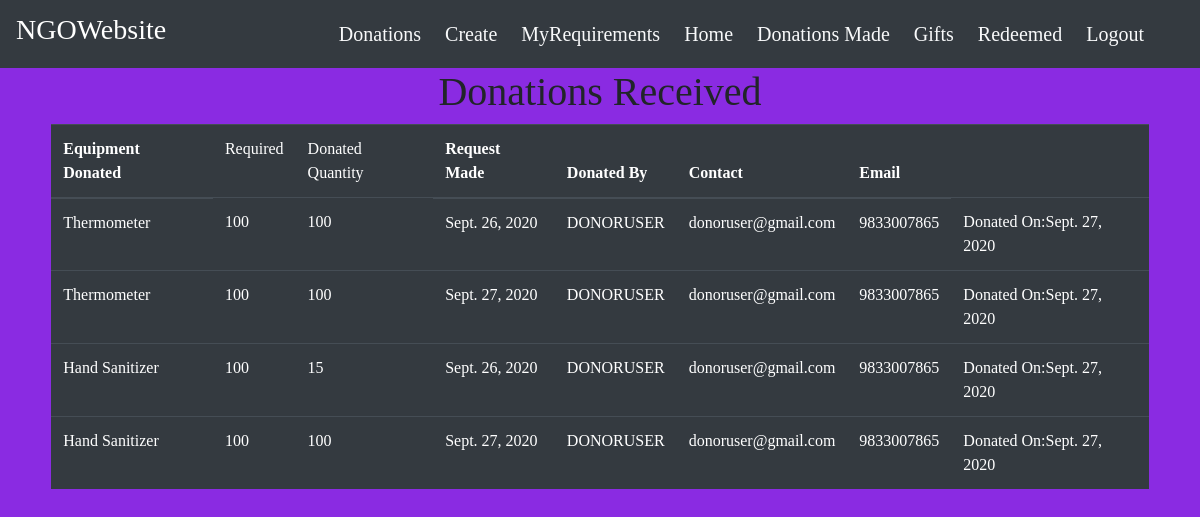
Page /donations_received/ (signed in) on the earlier database version.
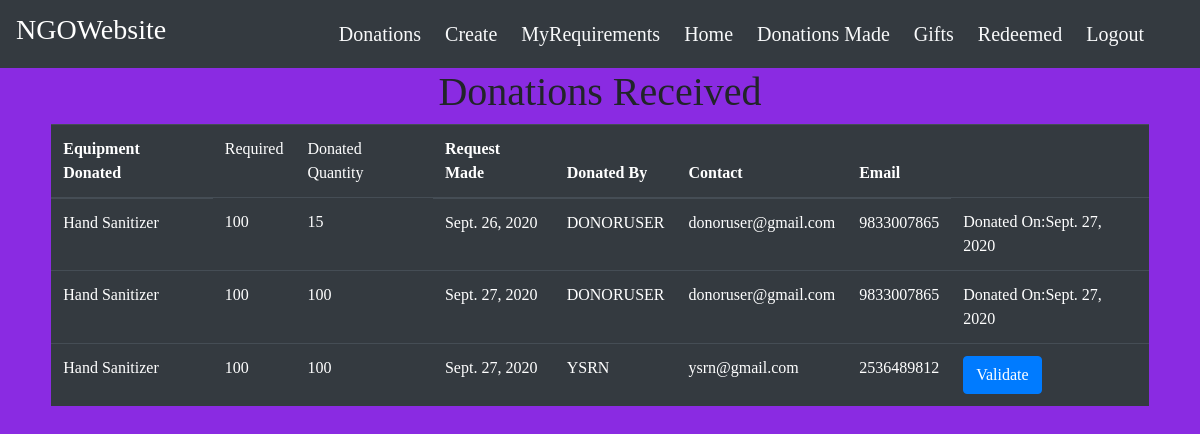
Same page on the later database version.
### main/models.py (models this page shows, shortened)
class Donations(models.Model):
    donated_by = models.ForeignKey(User, on_delete=models.CASCADE)
    equipment_donated = models.ForeignKey(Requirements, on_delete=models.CASCADE)
    quantity_donated = models.IntegerField(default=1)
    request_made = models.DateField(default=timezone.now)
    donated_on = models.DateField(default=timezone.now)
    validated = models.BooleanField(default=False)

class Requirements(models.Model):
    EQUIPMENTS = (
        ('Thermometer', 'Thermometer'),
        ('Oximeter', 'Oximeter'),
        ('KN95 Mask', 'KN95 Mask'),
        ('PPE Kit', 'PPE Kit'),
        ('3M Mask', '3M Mask'),
        ('Protective Goggles', 'Protective Goggles'),
        ('Hand Sanitizer', 'Hand Sanitizer'),
        ('Gloves', 'Gloves'),
        ('Face Shield', 'Face Shield'),
        ('Test Kit', 'Test Kit'),
        ('Ventilators', 'Ventilators'),
        ('Beds', 'Beds'),
        ('Medicines', 'Medicines'),
        ('Others', 'Others'),
    )
    created_by = models.ForeignKey(User, on_delete=models.CASCADE)
    equipments = models.CharField(max_length=32,choices=EQUIPMENTS, blank=False)
    quantity = models.IntegerField(default=1, blank=False)
    description = models.TextField(blank=True)
    reason = models.CharField(max_length=255,blank=False)
    required_by = models.DateTimeField(default=timezone.now)
    additional = models.CharField(max_length=255,blank=True)
    def __str__(self):
        return self.equipments

class User(AbstractUser):
    mobile_number = models.CharField(max_length=10)
    address = models.CharField(max_length=150)
    city =  models.CharField(max_length=50)
    pincode = models.CharField(max_length=10)
    is_NGO = models.BooleanField(default=False)
    is_Donor = models.BooleanField(default=False)
    credit = models.IntegerField(default=0)

### main/decorators.py (the view)
    def wrapper_func(request, *args, **kwargs):
        user = request.user
        if user.is_NGO:
            return view_func(request, *args, **kwargs)
        else:
            return redirect('/')

### main/views.py (called while the page is built)
@login_required
@ngo_required
def donations_received(request):
    donations = Donations.objects.filter(equipment_donated__created_by=request.user)
    context = {
        'donations' : donations
    }
    return render(request, 'main/donations_received.html', context)

### main/templates/main/donations_received.html
{% extends "main/layout.html" %}
{% block content %}
<div class="list">
    {% if donations %}
    <h1 class="text-center">Donations Received</h1>
    <div class="row">
        <div class="col-sm-11 m-auto">
            <div class="table-responsive">
                <table class="table table-dark">
                    <thead>
                    <tr>
                        <th scope="col">Equipment Donated</th>
                        <td scope="col">Required</td>
                        <td scope="col">Donated Quantity</td>
                        <th scope="col">Request Made</th>
                        <th scope="col">Donated By</th>
                        <th scope="col">Contact</th>
                        <th scope="col">Email</th>
                        <td></td>
                    </tr>
                    </thead>
                    <tbody>
                        {% for donation in donations %}
                    <tr>
                        <td>{{ donation.equipment_donated }}</td>
                        <td>{{ donation.equipment_donated.quantity }}</td>
                        <td>{{ donation.quantity_donated }}</td>
                        <td>{{ donation.request_made }}</td>
                        <td>{{ donation.donated_by }}</td>
                        <td>{{ donation.donated_by.email }}</td>
                        <td>{{ donation.donated_by.mobile_number }}</td>
                        {% if donation.validated %}
                        <td>Donated On:{{ donation.donated_on }}</td>
                        {% else %}
                        <td><a href="{% url 'main:validate' donation.id %}" class="btn btn-primary">Validate</a></td>
                        {% endif %}
                    </tr>
                        {% endfor %}
                    </tbody>
                </table>
            </div>
        </div>
    </div>
    {% else %}
    <h3 class="text-center text-light">No Donations Received</h3>
    {% endif %}
</div>
{% endblock content %}

### main/templates/main/layout.html (shortened to what this page needs)
{% load static %}
<!DOCTYPE html>
<html lang="en">
  <head>
    <link
      rel="stylesheet"
      href="https://stackpath.bootstrapcdn.com/bootstrap/4.5.2/css/bootstrap.min.css"
    />
    <link rel="stylesheet" type="text/css" href="{% static 'main/styles.css' %}">
    <link rel="stylesheet" type="text/css" href="{% static 'main/bootstrap.css' %}">
  </head>
  <body>
    <nav class="navbar navbar-expand-lg navbar-dark bg-dark">
      <a class="navbar-brand" href="/"><h3>NGOWebsite</h3></a>
      <div class="collapse navbar-collapse" id="navbarNav">
          <ul class="navbar-nav ml-auto">
              {% if user.is_authenticated %}
                  {% if user.is_NGO %}
                      <li class="mt-2 mr-4"><a href="{% url 'main:donations_received' %}" class=" text-light"><h5>Donations</h5></a></li>
                      <li class="mt-2 mr-4"><a href="{% url 'main:create' %}" class=" text-light"><h5>Create</h5></a></li>
                      <li class="mt-2 mr-4"><a href="{% url 'main:ngo_req' %}" class=" text-light"><h5>MyRequirements</h5></a></li>
                  {% endif %}
                    <li class="mt-2 mr-4"><a href="{% url 'main:home' %}" class=" text-light"><h5>Home</h5></a></li>
                    <li class="mt-2 mr-4"><a href="{% url 'main:donations_made' %}" class=" text-light"><h5>Donations Made</h5></a></li>
                    <li class="mt-2 mr-4"><a href="{% url 'main:gifts' %}" class=" text-light"><h5>Gifts</h5></a></li>
                    <li class="mt-2 mr-4"><a href="{% url 'main:redeemed_gifts' %}" class=" text-light"><h5>Redeemed</h5></a></li>
                    <li class="mt-2 mr-4"><a href="{% url 'main:logout' %}" class=" text-light"><h5>Logout</h5></a></li>
              {% endif %}
                    <li><div id="google_translate_element" class="mr-2 ml-2"></div></li>
          </ul>
      </div>
  </nav>
  <main>
    {% block content %}
    {% endblock %}
    <br />
    <br />
  </main>
  </body>
</html>

### main/static/main/styles.css (style rules this page uses)
body { text-align: center; background-color:blueviolet !important; background-position: center; background-size: cover !important; font-family: cursive !important; }
h1, h2, h3, h4, h5, h6 { font-family: cursive !important; }
.bg-dark { background-color: black !important; }

Differences in the rows shown:
removed Donations: equipment_donated "Thermometer", equipment_donated.quantity "100", quantity_donated "100", request_made "Sept. 26, 2020", donated_by "DONORUSER", donated_by.email "donoruser@gmail.com", donated_by.mobile_number "9833007865", donated_on "Sept. 27, 2020"
removed Donations: equipment_donated "Thermometer", equipment_donated.quantity "100", quantity_donated "100", request_made "Sept. 27, 2020", donated_by "DONORUSER", donated_by.email "donoruser@gmail.com", donated_by.mobile_number "9833007865", donated_on "Sept. 27, 2020"
added Donations: equipment_donated "Hand Sanitizer", equipment_donated.quantity "100", quantity_donated "100", request_made "Sept. 27, 2020", donated_by "YSRN", donated_by.email "ysrn@gmail.com", donated_by.mobile_number "2536489812", validated "Validate"
